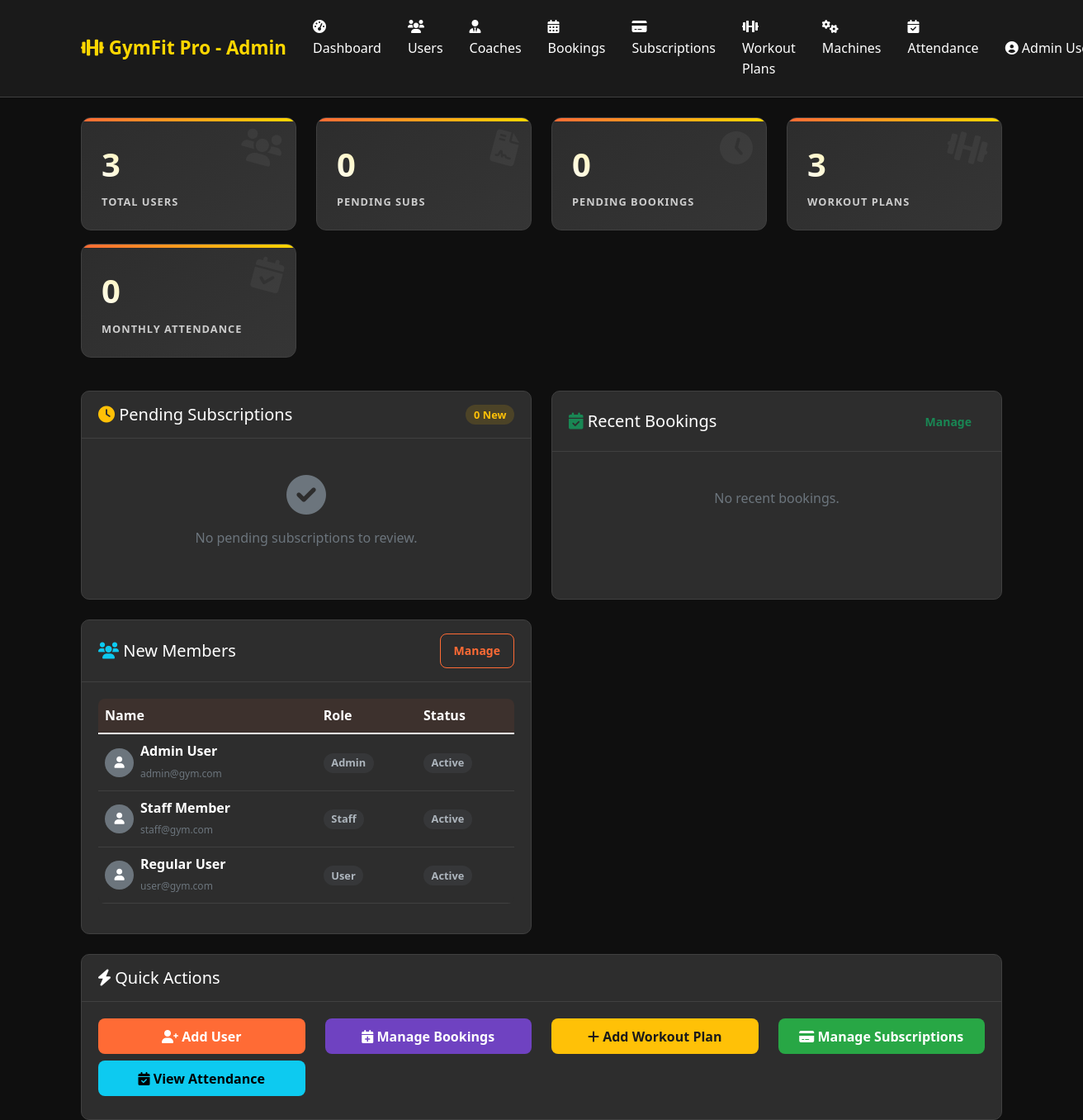
Page /admin/dashboard.php (signed in) on the committed database.
### tables this page shows
CREATE TABLE users (
    id INT AUTO_INCREMENT PRIMARY KEY,
    username VARCHAR(50) UNIQUE NOT NULL,
    email VARCHAR(100) UNIQUE NOT NULL,
    password VARCHAR(255) NOT NULL,
    first_name VARCHAR(50) NOT NULL,
    last_name VARCHAR(50) NOT NULL,
    phone VARCHAR(20),
    address TEXT,
    profile_photo VARCHAR(255),
    role ENUM('admin', 'staff', 'user') DEFAULT 'user',
    status ENUM('active', 'inactive', 'suspended') DEFAULT 'active',
    created_at TIMESTAMP DEFAULT CURRENT_TIMESTAMP,
    updated_at TIMESTAMP DEFAULT CURRENT_TIMESTAMP ON UPDATE CURRENT_TIMESTAMP
);

### admin/dashboard.php (the view, shortened to what the rows shown need)
<?php
require_once '../includes/Database.php';
require_once '../includes/auth.php';
$database = new Database();
$db = $database->getConnection();
$user = new User($db);
$total_users = count($user->getAllUsers());
$recent_users = array_slice($user->getAllUsers(), 0, 5);
?>
<!DOCTYPE html>
<html lang="en">
<head>
    <link href="https://cdn.jsdelivr.net/npm/bootstrap@5.1.3/dist/css/bootstrap.min.css" rel="stylesheet">
    <link href="https://cdnjs.cloudflare.com/ajax/libs/font-awesome/6.0.0/css/all.min.css" rel="stylesheet">
    <link href="../assets/css/style.css" rel="stylesheet">
</head>
<body>
    <div class="container mt-4">
        <div class="row fade-in delay-3">
            <div class="col-md-6 mb-4">
                <div class="card h-100">
                    <div class="card-body">
                        <?php if (empty($recent_users)): ?>
                            <p class="text-muted text-center py-4">No users found.</p>
                        <?php else: ?>
                            <div class="table-responsive">
                                <table class="table table-hover align-middle">
                                    <thead>
                                        <tr>
                                            <th>Name</th>
                                            <th>Role</th>
                                            <th>Status</th>
                                        </tr>
                                    </thead>
                                    <tbody>
                                        <?php foreach ($recent_users as $user_data): ?>
                                            <tr>
                                                <td>
                                                    <div class="d-flex align-items-center">
                                                        <div class="bg-secondary rounded-circle d-flex align-items-center justify-content-center me-2" style="width: 35px; height: 35px;">
                                                            <i class="fas fa-user text-white small"></i>
                                                        </div>
                                                        <div>
                                                            <div class="fw-bold"><?php echo $user_data['first_name'] . ' ' . $user_data['last_name']; ?></div>
                                                            <small class="text-muted" style="font-size: 0.75rem;"><?php echo $user_data['email']; ?></small>
                                                        </div>
                                                    </div>
                                                </td>
                                                <td><span class="badge badge-secondary"><?php echo ucfirst($user_data['role']); ?></span></td>
                                                <td><?php echo getStatusBadge($user_data['status']); ?></td>
                                            </tr>
                                        <?php endforeach; ?>
                                    </tbody>
                                </table>
                            </div>
                        <?php endif; ?>
                    </div>
                </div>
            </div>
        </div>
    </div>
</body>
</html>

### includes/auth.php (shortened to what the rows shown need)
<?php
function getStatusBadge($status) {
    $badges = [
        'active' => '<span class="badge badge-success">Active</span>',
        'inactive' => '<span class="badge badge-secondary">Inactive</span>',
        'pending' => '<span class="badge badge-warning">Pending</span>',
        'expired' => '<span class="badge badge-danger">Expired</span>',
        'cancelled' => '<span class="badge badge-dark">Cancelled</span>',
        'paid' => '<span class="badge badge-success">Paid</span>',
        'failed' => '<span class="badge badge-danger">Failed</span>'
    ];
    return $badges[$status] ?? '<span class="badge badge-secondary">' . ucfirst($status) . '</span>';
}

### rows in the picture
users: first_name "Admin", last_name "User", email "admin@gym.com", role "Admin", status "Active"
users: first_name "Staff", last_name "Member", email "staff@gym.com", role "Staff", status "Active"
users: first_name "Regular", last_name "User", email "user@gym.com", role "User", status "Active"

### other values in the picture
getUserName() "Admin…"
$total_users "3"
$pending_subscriptions "0"
$pending_bookings_count "0"
$total_workout_plans "3"
$recent_attendance "0"
count($recent_subscriptions) "0"
